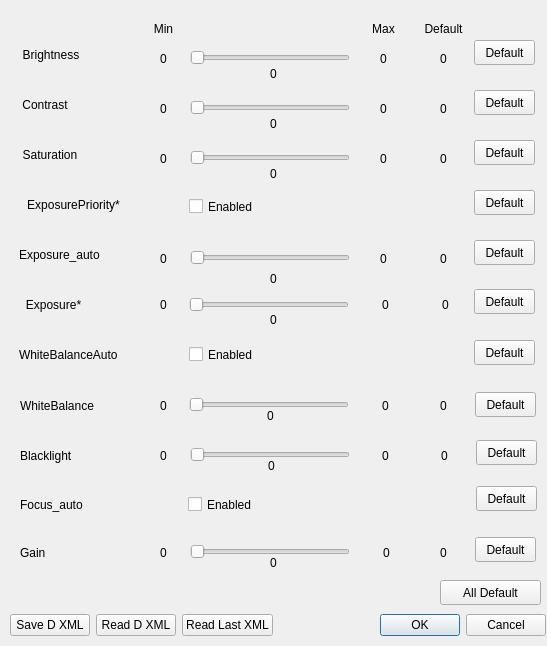
<?xml version="1.0" encoding="UTF-8"?>
<ui version="4.0">
 <class>CameraConfigurationDialog</class>
 <widget class="QDialog" name="CameraConfigurationDialog">
  <property name="geometry">
   <rect>
  <x>0</x>
  <y>0</y>
  <width>547</width>
  <height>646</height>
   </rect>
  </property>
  <property name="windowTitle">
   <string>Camera Configuration</string>
  </property>
  <widget class="QLabel" name="label">
   <property name="geometry">
  <rect>
   <x>1</x>
   <y>40</y>
   <width>100</width>
   <height>30</height>
  </rect>
   </property>
   <property name="text">
  <string>Brightness</string>
   </property>
   <property name="alignment">
  <set>Qt::AlignCenter</set>
   </property>
  </widget>
  <widget class="QLabel" name="label_2">
   <property name="geometry">
  <rect>
   <x>-5</x>
   <y>90</y>
   <width>100</width>
   <height>30</height>
  </rect>
   </property>
   <property name="text">
  <string>Contrast</string>
   </property>
   <property name="alignment">
  <set>Qt::AlignCenter</set>
   </property>
  </widget>
  <widget class="QLabel" name="label_3">
   <property name="geometry">
  <rect>
   <x>0</x>
   <y>140</y>
   <width>100</width>
   <height>30</height>
  </rect>
   </property>
   <property name="text">
  <string>Saturation</string>
   </property>
   <property name="alignment">
  <set>Qt::AlignCenter</set>
   </property>
  </widget>
  <widget class="QLabel" name="contrast_value_label">
   <property name="geometry">
  <rect>
   <x>240</x>
   <y>115</y>
   <width>67</width>
   <height>17</height>
  </rect>
   </property>
   <property name="text">
  <string>0</string>
   </property>
   <property name="alignment">
  <set>Qt::AlignCenter</set>
   </property>
  </widget>
  <widget class="QLabel" name="brightness_value_label">
   <property name="geometry">
  <rect>
   <x>240</x>
   <y>65</y>
   <width>67</width>
   <height>17</height>
  </rect>
   </property>
   <property name="text">
  <string>0</string>
   </property>
   <property name="alignment">
  <set>Qt::AlignCenter</set>
   </property>
  </widget>
  <widget class="QLabel" name="saturation_value_label">
   <property name="geometry">
  <rect>
   <x>240</x>
   <y>165</y>
   <width>67</width>
   <height>17</height>
  </rect>
   </property>
   <property name="text">
  <string>0</string>
   </property>
   <property name="alignment">
  <set>Qt::AlignCenter</set>
   </property>
  </widget>
  <widget class="QLabel" name="label_7">
   <property name="geometry">
  <rect>
   <x>-7</x>
   <y>190</y>
   <width>161</width>
   <height>30</height>
  </rect>
   </property>
   <property name="text">
  <string>ExposurePriority*</string>
   </property>
   <property name="alignment">
  <set>Qt::AlignCenter</set>
   </property>
  </widget>
  <widget class="QSlider" name="horizontalSlider_brightness">
   <property name="geometry">
  <rect>
   <x>190</x>
   <y>50</y>
   <width>160</width>
   <height>16</height>
  </rect>
   </property>
   <property name="cursor">
  <cursorShape>ArrowCursor</cursorShape>
   </property>
   <property name="mouseTracking">
  <bool>false</bool>
   </property>
   <property name="focusPolicy">
  <enum>Qt::StrongFocus</enum>
   </property>
   <property name="contextMenuPolicy">
  <enum>Qt::ActionsContextMenu</enum>
   </property>
   <property name="maximum">
  <number>100</number>
   </property>
   <property name="orientation">
  <enum>Qt::Horizontal</enum>
   </property>
  </widget>
  <widget class="QSlider" name="horizontalSlider_contrast">
   <property name="geometry">
  <rect>
   <x>190</x>
   <y>100</y>
   <width>160</width>
   <height>16</height>
  </rect>
   </property>
   <property name="orientation">
  <enum>Qt::Horizontal</enum>
   </property>
  </widget>
  <widget class="QSlider" name="horizontalSlider_saturation">
   <property name="geometry">
  <rect>
   <x>190</x>
   <y>150</y>
   <width>160</width>
   <height>16</height>
  </rect>
   </property>
   <property name="orientation">
  <enum>Qt::Horizontal</enum>
   </property>
  </widget>
  <widget class="QLabel" name="label_4">
   <property name="geometry">
  <rect>
   <x>-2</x>
   <y>290</y>
   <width>111</width>
   <height>30</height>
  </rect>
   </property>
   <property name="text">
  <string>Exposure*</string>
   </property>
   <property name="alignment">
  <set>Qt::AlignCenter</set>
   </property>
  </widget>
  <widget class="QSlider" name="horizontalSlider_exposure">
   <property name="geometry">
  <rect>
   <x>189</x>
   <y>297</y>
   <width>160</width>
   <height>16</height>
  </rect>
   </property>
   <property name="orientation">
  <enum>Qt::Horizontal</enum>
   </property>
  </widget>
  <widget class="QLabel" name="exposure_value_label">
   <property name="geometry">
  <rect>
   <x>240</x>
   <y>311</y>
   <width>67</width>
   <height>17</height>
  </rect>
   </property>
   <property name="text">
  <string>0</string>
   </property>
   <property name="alignment">
  <set>Qt::AlignCenter</set>
   </property>
  </widget>
  <widget class="QLabel" name="brightness_min_label">
   <property name="geometry">
  <rect>
   <x>130</x>
   <y>50</y>
   <width>67</width>
   <height>17</height>
  </rect>
   </property>
   <property name="text">
  <string>0</string>
   </property>
   <property name="alignment">
  <set>Qt::AlignCenter</set>
   </property>
  </widget>
  <widget class="QLabel" name="contrast_min_label">
   <property name="geometry">
  <rect>
   <x>130</x>
   <y>100</y>
   <width>67</width>
   <height>17</height>
  </rect>
   </property>
   <property name="text">
  <string>0</string>
   </property>
   <property name="alignment">
  <set>Qt::AlignCenter</set>
   </property>
  </widget>
  <widget class="QLabel" name="saturation_min_label">
   <property name="geometry">
  <rect>
   <x>130</x>
   <y>150</y>
   <width>67</width>
   <height>17</height>
  </rect>
   </property>
   <property name="text">
  <string>0</string>
   </property>
   <property name="alignment">
  <set>Qt::AlignCenter</set>
   </property>
  </widget>
  <widget class="QLabel" name="exposure_min_label">
   <property name="geometry">
  <rect>
   <x>130</x>
   <y>296</y>
   <width>67</width>
   <height>17</height>
  </rect>
   </property>
   <property name="text">
  <string>0</string>
   </property>
   <property name="alignment">
  <set>Qt::AlignCenter</set>
   </property>
  </widget>
  <widget class="QLabel" name="brightness_max_label">
   <property name="geometry">
  <rect>
   <x>350</x>
   <y>50</y>
   <width>67</width>
   <height>17</height>
  </rect>
   </property>
   <property name="text">
  <string>0</string>
   </property>
   <property name="alignment">
  <set>Qt::AlignCenter</set>
   </property>
  </widget>
  <widget class="QLabel" name="contrast_max_label">
   <property name="geometry">
  <rect>
   <x>350</x>
   <y>100</y>
   <width>67</width>
   <height>17</height>
  </rect>
   </property>
   <property name="text">
  <string>0</string>
   </property>
   <property name="alignment">
  <set>Qt::AlignCenter</set>
   </property>
  </widget>
  <widget class="QLabel" name="saturation_max_label">
   <property name="geometry">
  <rect>
   <x>350</x>
   <y>150</y>
   <width>67</width>
   <height>17</height>
  </rect>
   </property>
   <property name="text">
  <string>0</string>
   </property>
   <property name="alignment">
  <set>Qt::AlignCenter</set>
   </property>
  </widget>
  <widget class="QLabel" name="exposure_max_label">
   <property name="geometry">
  <rect>
   <x>352</x>
   <y>296</y>
   <width>67</width>
   <height>17</height>
  </rect>
   </property>
   <property name="text">
  <string>0</string>
   </property>
   <property name="alignment">
  <set>Qt::AlignCenter</set>
   </property>
  </widget>
  <widget class="QLabel" name="brightness_default_label">
   <property name="geometry">
  <rect>
   <x>410</x>
   <y>50</y>
   <width>67</width>
   <height>17</height>
  </rect>
   </property>
   <property name="text">
  <string>0</string>
   </property>
   <property name="alignment">
  <set>Qt::AlignCenter</set>
   </property>
  </widget>
  <widget class="QLabel" name="contrast_default_label">
   <property name="geometry">
  <rect>
   <x>410</x>
   <y>100</y>
   <width>67</width>
   <height>17</height>
  </rect>
   </property>
   <property name="text">
  <string>0</string>
   </property>
   <property name="alignment">
  <set>Qt::AlignCenter</set>
   </property>
  </widget>
  <widget class="QLabel" name="saturation_default_label">
   <property name="geometry">
  <rect>
   <x>410</x>
   <y>150</y>
   <width>67</width>
   <height>17</height>
  </rect>
   </property>
   <property name="text">
  <string>0</string>
   </property>
   <property name="alignment">
  <set>Qt::AlignCenter</set>
   </property>
  </widget>
  <widget class="QLabel" name="exposure_default_label">
   <property name="geometry">
  <rect>
   <x>412</x>
   <y>296</y>
   <width>67</width>
   <height>17</height>
  </rect>
   </property>
   <property name="text">
  <string>0</string>
   </property>
   <property name="alignment">
  <set>Qt::AlignCenter</set>
   </property>
  </widget>
  <widget class="QLabel" name="min_label">
   <property name="geometry">
  <rect>
   <x>130</x>
   <y>20</y>
   <width>67</width>
   <height>17</height>
  </rect>
   </property>
   <property name="text">
  <string>Min</string>
   </property>
   <property name="alignment">
  <set>Qt::AlignCenter</set>
   </property>
  </widget>
  <widget class="QLabel" name="max_label">
   <property name="geometry">
  <rect>
   <x>350</x>
   <y>20</y>
   <width>67</width>
   <height>17</height>
  </rect>
   </property>
   <property name="text">
  <string>Max</string>
   </property>
   <property name="alignment">
  <set>Qt::AlignCenter</set>
   </property>
  </widget>
  <widget class="QLabel" name="default_label">
   <property name="geometry">
  <rect>
   <x>410</x>
   <y>20</y>
   <width>67</width>
   <height>17</height>
  </rect>
   </property>
   <property name="text">
  <string>Default</string>
   </property>
   <property name="alignment">
  <set>Qt::AlignCenter</set>
   </property>
  </widget>
  <widget class="QPushButton" name="setBrigtnessDefaultButton">
   <property name="geometry">
  <rect>
   <x>474</x>
   <y>40</y>
   <width>61</width>
   <height>25</height>
  </rect>
   </property>
   <property name="text">
  <string>Default</string>
   </property>
  </widget>
  <widget class="QPushButton" name="setContrastDefaultButton">
   <property name="geometry">
  <rect>
   <x>474</x>
   <y>90</y>
   <width>61</width>
   <height>25</height>
  </rect>
   </property>
   <property name="text">
  <string>Default</string>
   </property>
  </widget>
  <widget class="QPushButton" name="setSaturationDefaultButton">
   <property name="geometry">
  <rect>
   <x>474</x>
   <y>140</y>
   <width>61</width>
   <height>25</height>
  </rect>
   </property>
   <property name="text">
  <string>Default</string>
   </property>
  </widget>
  <widget class="QPushButton" name="setExposureDefaultButton">
   <property name="geometry">
  <rect>
   <x>474</x>
   <y>289</y>
   <width>61</width>
   <height>25</height>
  </rect>
   </property>
   <property name="text">
  <string>Default</string>
   </property>
  </widget>
  <widget class="QPushButton" name="setDefaultAll">
   <property name="geometry">
  <rect>
   <x>440</x>
   <y>580</y>
   <width>101</width>
   <height>25</height>
  </rect>
   </property>
   <property name="text">
  <string>All Default</string>
   </property>
  </widget>
  <widget class="QWidget" name="layoutWidget">
   <property name="geometry">
  <rect>
   <x>10</x>
   <y>610</y>
   <width>536</width>
   <height>31</height>
  </rect>
   </property>
   <layout class="QHBoxLayout" name="horizontalLayout">
  <item>
   <widget class="QPushButton" name="pushButton">
    <property name="text">
     <string>Save D XML</string>
    </property>
   </widget>
  </item>
  <item>
   <widget class="QPushButton" name="pushButton_readXML_D">
    <property name="text">
     <string>Read D XML</string>
    </property>
   </widget>
  </item>
  <item>
   <widget class="QPushButton" name="pushButton_readXML_L">
    <property name="text">
     <string>Read Last XML</string>
    </property>
   </widget>
  </item>
  <item>
   <widget class="QDialogButtonBox" name="buttonBox">
    <property name="orientation">
     <enum>Qt::Horizontal</enum>
    </property>
    <property name="standardButtons">
     <set>QDialogButtonBox::Cancel|QDialogButtonBox::Ok</set>
    </property>
   </widget>
  </item>
   </layout>
  </widget>
  <widget class="QLabel" name="label_5">
   <property name="geometry">
  <rect>
   <x>19</x>
   <y>246</y>
   <width>101</width>
   <height>17</height>
  </rect>
   </property>
   <property name="text">
  <string>Exposure_auto</string>
   </property>
  </widget>
  <widget class="QLabel" name="label_6">
   <property name="geometry">
  <rect>
   <x>20</x>
   <y>496</y>
   <width>101</width>
   <height>17</height>
  </rect>
   </property>
   <property name="text">
  <string>Focus_auto</string>
   </property>
  </widget>
  <widget class="QCheckBox" name="focus_auto_checkBox">
   <property name="geometry">
  <rect>
   <x>188</x>
   <y>493</y>
   <width>81</width>
   <height>23</height>
  </rect>
   </property>
   <property name="text">
  <string>Enabled</string>
   </property>
  </widget>
  <widget class="QLabel" name="label_8">
   <property name="geometry">
  <rect>
   <x>20</x>
   <y>397</y>
   <width>101</width>
   <height>17</height>
  </rect>
   </property>
   <property name="text">
  <string>WhiteBalance</string>
   </property>
  </widget>
  <widget class="QLabel" name="white_balance_min_label">
   <property name="geometry">
  <rect>
   <x>130</x>
   <y>397</y>
   <width>67</width>
   <height>17</height>
  </rect>
   </property>
   <property name="text">
  <string>0</string>
   </property>
   <property name="alignment">
  <set>Qt::AlignCenter</set>
   </property>
  </widget>
  <widget class="QSlider" name="horizontalSlider_white_balance">
   <property name="geometry">
  <rect>
   <x>189</x>
   <y>397</y>
   <width>160</width>
   <height>16</height>
  </rect>
   </property>
   <property name="orientation">
  <enum>Qt::Horizontal</enum>
   </property>
  </widget>
  <widget class="QLabel" name="white_balance_max_label">
   <property name="geometry">
  <rect>
   <x>352</x>
   <y>397</y>
   <width>67</width>
   <height>17</height>
  </rect>
   </property>
   <property name="text">
  <string>0</string>
   </property>
   <property name="alignment">
  <set>Qt::AlignCenter</set>
   </property>
  </widget>
  <widget class="QLabel" name="white_balance_default_label">
   <property name="geometry">
  <rect>
   <x>410</x>
   <y>397</y>
   <width>67</width>
   <height>17</height>
  </rect>
   </property>
   <property name="text">
  <string>0</string>
   </property>
   <property name="alignment">
  <set>Qt::AlignCenter</set>
   </property>
  </widget>
  <widget class="QPushButton" name="setExposureAutoDefaultButton">
   <property name="geometry">
  <rect>
   <x>474</x>
   <y>240</y>
   <width>61</width>
   <height>25</height>
  </rect>
   </property>
   <property name="text">
  <string>Default</string>
   </property>
  </widget>
  <widget class="QLabel" name="white_balance_value_label">
   <property name="geometry">
  <rect>
   <x>237</x>
   <y>407</y>
   <width>67</width>
   <height>17</height>
  </rect>
   </property>
   <property name="text">
  <string>0</string>
   </property>
   <property name="alignment">
  <set>Qt::AlignCenter</set>
   </property>
  </widget>
  <widget class="QPushButton" name="setWhiteBalanceDefaultButton">
   <property name="geometry">
  <rect>
   <x>475</x>
   <y>392</y>
   <width>61</width>
   <height>25</height>
  </rect>
   </property>
   <property name="text">
  <string>Default</string>
   </property>
  </widget>
  <widget class="QLabel" name="label_9">
   <property name="geometry">
  <rect>
   <x>19</x>
   <y>345</y>
   <width>111</width>
   <height>20</height>
  </rect>
   </property>
   <property name="text">
  <string>WhiteBalanceAuto</string>
   </property>
  </widget>
  <widget class="QCheckBox" name="white_balance_auto_checkBox">
   <property name="geometry">
  <rect>
   <x>189</x>
   <y>343</y>
   <width>92</width>
   <height>23</height>
  </rect>
   </property>
   <property name="text">
  <string>Enabled</string>
   </property>
  </widget>
  <widget class="QPushButton" name="setWhiteBalanceAutoDefaultButton">
   <property name="geometry">
  <rect>
   <x>474</x>
   <y>340</y>
   <width>61</width>
   <height>25</height>
  </rect>
   </property>
   <property name="text">
  <string>Default</string>
   </property>
  </widget>
  <widget class="QLabel" name="label_10">
   <property name="geometry">
  <rect>
   <x>20</x>
   <y>447</y>
   <width>101</width>
   <height>17</height>
  </rect>
   </property>
   <property name="text">
  <string>Blacklight</string>
   </property>
  </widget>
  <widget class="QLabel" name="blacklight_min_label">
   <property name="geometry">
  <rect>
   <x>130</x>
   <y>447</y>
   <width>67</width>
   <height>17</height>
  </rect>
   </property>
   <property name="text">
  <string>0</string>
   </property>
   <property name="alignment">
  <set>Qt::AlignCenter</set>
   </property>
  </widget>
  <widget class="QSlider" name="horizontalSlider_blacklight">
   <property name="geometry">
  <rect>
   <x>190</x>
   <y>447</y>
   <width>160</width>
   <height>16</height>
  </rect>
   </property>
   <property name="orientation">
  <enum>Qt::Horizontal</enum>
   </property>
  </widget>
  <widget class="QLabel" name="blacklight_value_label">
   <property name="geometry">
  <rect>
   <x>238</x>
   <y>457</y>
   <width>67</width>
   <height>17</height>
  </rect>
   </property>
   <property name="text">
  <string>0</string>
   </property>
   <property name="alignment">
  <set>Qt::AlignCenter</set>
   </property>
  </widget>
  <widget class="QLabel" name="blacklight_max_label">
   <property name="geometry">
  <rect>
   <x>352</x>
   <y>447</y>
   <width>67</width>
   <height>17</height>
  </rect>
   </property>
   <property name="text">
  <string>0</string>
   </property>
   <property name="alignment">
  <set>Qt::AlignCenter</set>
   </property>
  </widget>
  <widget class="QLabel" name="blacklight_default_label">
   <property name="geometry">
  <rect>
   <x>411</x>
   <y>447</y>
   <width>67</width>
   <height>17</height>
  </rect>
   </property>
   <property name="text">
  <string>0</string>
   </property>
   <property name="alignment">
  <set>Qt::AlignCenter</set>
   </property>
  </widget>
  <widget class="QPushButton" name="setBlacklightDefaultButton">
   <property name="geometry">
  <rect>
   <x>476</x>
   <y>440</y>
   <width>61</width>
   <height>25</height>
  </rect>
   </property>
   <property name="text">
  <string>Default</string>
   </property>
  </widget>
  <widget class="QPushButton" name="setFocusAutoDefaultButton">
   <property name="geometry">
  <rect>
   <x>476</x>
   <y>486</y>
   <width>61</width>
   <height>25</height>
  </rect>
   </property>
   <property name="text">
  <string>Default</string>
   </property>
  </widget>
  <widget class="QLabel" name="label_11">
   <property name="geometry">
  <rect>
   <x>20</x>
   <y>544</y>
   <width>101</width>
   <height>17</height>
  </rect>
   </property>
   <property name="text">
  <string>Gain</string>
   </property>
  </widget>
  <widget class="QLabel" name="gain_min_label">
   <property name="geometry">
  <rect>
   <x>130</x>
   <y>544</y>
   <width>67</width>
   <height>17</height>
  </rect>
   </property>
   <property name="text">
  <string>0</string>
   </property>
   <property name="alignment">
  <set>Qt::AlignCenter</set>
   </property>
  </widget>
  <widget class="QSlider" name="horizontalSlider_gain">
   <property name="geometry">
  <rect>
   <x>190</x>
   <y>544</y>
   <width>160</width>
   <height>16</height>
  </rect>
   </property>
   <property name="orientation">
  <enum>Qt::Horizontal</enum>
   </property>
  </widget>
  <widget class="QLabel" name="gain_value_label">
   <property name="geometry">
  <rect>
   <x>240</x>
   <y>554</y>
   <width>67</width>
   <height>17</height>
  </rect>
   </property>
   <property name="text">
  <string>0</string>
   </property>
   <property name="alignment">
  <set>Qt::AlignCenter</set>
   </property>
  </widget>
  <widget class="QLabel" name="gain_max_label">
   <property name="geometry">
  <rect>
   <x>353</x>
   <y>544</y>
   <width>67</width>
   <height>17</height>
  </rect>
   </property>
   <property name="text">
  <string>0</string>
   </property>
   <property name="alignment">
  <set>Qt::AlignCenter</set>
   </property>
  </widget>
  <widget class="QLabel" name="gain_default_label">
   <property name="geometry">
  <rect>
   <x>410</x>
   <y>544</y>
   <width>67</width>
   <height>17</height>
  </rect>
   </property>
   <property name="text">
  <string>0</string>
   </property>
   <property name="alignment">
  <set>Qt::AlignCenter</set>
   </property>
  </widget>
  <widget class="QPushButton" name="setGainDefaultButton">
   <property name="geometry">
  <rect>
   <x>475</x>
   <y>537</y>
   <width>61</width>
   <height>25</height>
  </rect>
   </property>
   <property name="text">
  <string>Default</string>
   </property>
  </widget>
  <widget class="QLabel" name="exposureAuto_min_label">
   <property name="geometry">
  <rect>
   <x>130</x>
   <y>250</y>
   <width>67</width>
   <height>17</height>
  </rect>
   </property>
   <property name="text">
  <string>0</string>
   </property>
   <property name="alignment">
  <set>Qt::AlignCenter</set>
   </property>
  </widget>
  <widget class="QSlider" name="horizontalSlider_exposureAuto">
   <property name="geometry">
  <rect>
   <x>190</x>
   <y>250</y>
   <width>160</width>
   <height>16</height>
  </rect>
   </property>
   <property name="orientation">
  <enum>Qt::Horizontal</enum>
   </property>
  </widget>
  <widget class="QLabel" name="exposureAuto_max_label">
   <property name="geometry">
  <rect>
   <x>350</x>
   <y>250</y>
   <width>67</width>
   <height>17</height>
  </rect>
   </property>
   <property name="text">
  <string>0</string>
   </property>
   <property name="alignment">
  <set>Qt::AlignCenter</set>
   </property>
  </widget>
  <widget class="QLabel" name="exposureAuto_default_label">
   <property name="geometry">
  <rect>
   <x>410</x>
   <y>250</y>
   <width>67</width>
   <height>17</height>
  </rect>
   </property>
   <property name="text">
  <string>0</string>
   </property>
   <property name="alignment">
  <set>Qt::AlignCenter</set>
   </property>
  </widget>
  <widget class="QLabel" name="exposureAuto_value_label">
   <property name="geometry">
  <rect>
   <x>240</x>
   <y>270</y>
   <width>67</width>
   <height>17</height>
  </rect>
   </property>
   <property name="text">
  <string>0</string>
   </property>
   <property name="alignment">
  <set>Qt::AlignCenter</set>
   </property>
  </widget>
  <widget class="QCheckBox" name="exposureAutoPriority_checkBox">
   <property name="geometry">
  <rect>
   <x>189</x>
   <y>195</y>
   <width>92</width>
   <height>23</height>
  </rect>
   </property>
   <property name="text">
  <string>Enabled</string>
   </property>
  </widget>
  <widget class="QPushButton" name="setExposureAutoPriorityDefaultButton">
   <property name="geometry">
  <rect>
   <x>474</x>
   <y>190</y>
   <width>61</width>
   <height>25</height>
  </rect>
   </property>
   <property name="text">
  <string>Default</string>
   </property>
  </widget>
 </widget>
 <resources/>
 <connections>
  <connection>
   <sender>buttonBox</sender>
   <signal>accepted()</signal>
   <receiver>CameraConfigurationDialog</receiver>
   <slot>accept()</slot>
   <hints>
  <hint type="sourcelabel">
   <x>544</x>
   <y>613</y>
  </hint>
  <hint type="destinationlabel">
   <x>157</x>
   <y>274</y>
  </hint>
   </hints>
  </connection>
  <connection>
   <sender>buttonBox</sender>
   <signal>rejected()</signal>
   <receiver>CameraConfigurationDialog</receiver>
   <slot>reject()</slot>
   <hints>
  <hint type="sourcelabel">
   <x>544</x>
   <y>613</y>
  </hint>
  <hint type="destinationlabel">
   <x>286</x>
   <y>274</y>
  </hint>
   </hints>
  </connection>
  <connection>
   <sender>horizontalSlider_exposureAuto</sender>
   <signal>valueChanged(int)</signal>
   <receiver>exposureAuto_value_label</receiver>
   <slot>setNum(int)</slot>
   <hints>
  <hint type="sourcelabel">
   <x>286</x>
   <y>259</y>
  </hint>
  <hint type="destinationlabel">
   <x>291</x>
   <y>278</y>
  </hint>
   </hints>
  </connection>
 </connections>
</ui>
